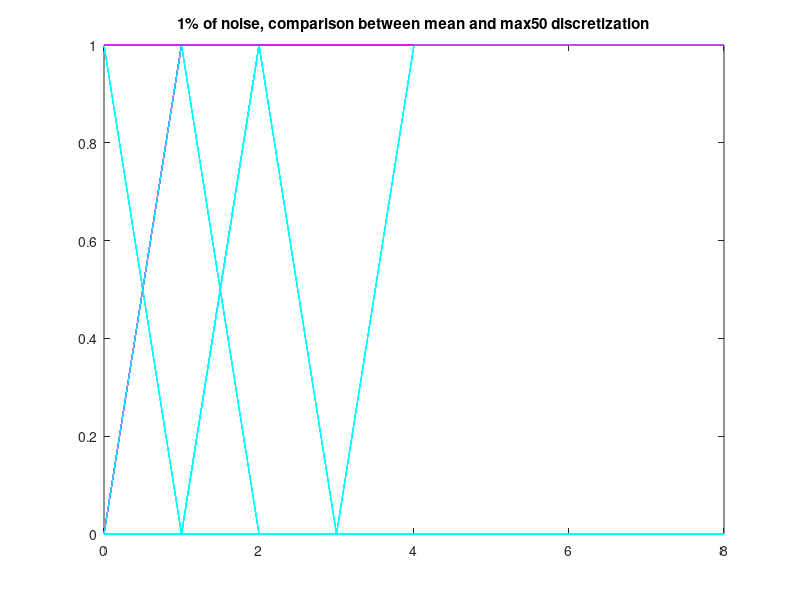
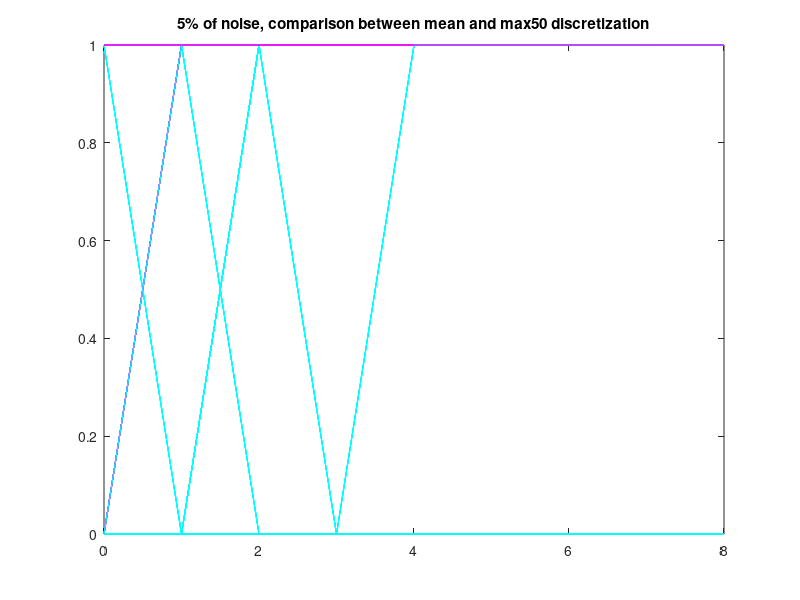

Here is the MATLAB script that generated these plots, in order:
clc,clear
noise01 = load('noise01.mat'); 
noise05 = load('noise05.mat'); 
figure(1)
set(gcf, 'color', 'w');
for i = 1:104
    test = noise01.mean2(i,:) - noise01.max50(i,:);
    if (mod(i,13)>0)&&(mod(i,13)<11)
        if max( abs( test ) ) > 0.9
            plot(0:8, noise01.mean2(i,:), 'color', 'c' );
            hold on;
            plot(0:8, noise01.max50(i,:), 'color','m' );
            disp(mod(i,13))
            title('1% of noise, comparison between mean and max50 discretization')
        end
    end
end
hold off

figure(2)
set(gcf, 'color', 'w');
for i = 1:104
    test = noise05.mean2(i,:) - noise05.max50(i,:);
    if (mod(i,13)>0)&&(mod(i,13)<11)
        if max( abs( test ) ) > 0.9
            plot(0:8, noise05.mean2(i,:), 'color', 'c' );
            hold on;
            plot(0:8, noise05.max50(i,:), 'color','m' );
            disp(mod(i,13))
            title('5% of noise, comparison between mean and max50 discretization')
        end
    end
end
hold off

